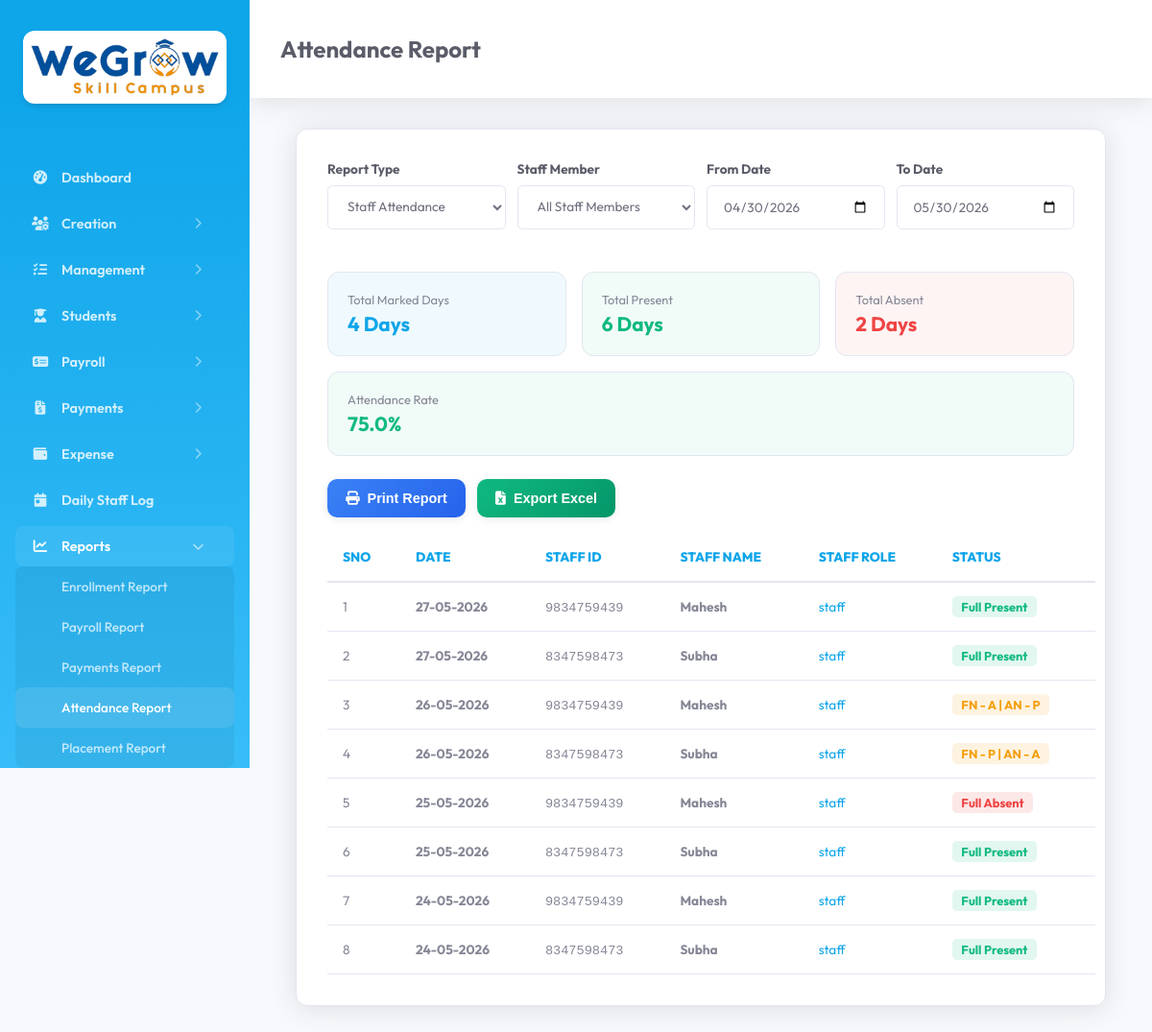
The page /report_attendance.php (signed in) on the database its author committed.
### tables this page shows
CREATE TABLE `tc_attendance` (
  `id` int(11) NOT NULL AUTO_INCREMENT,
  `created_date_time` datetime DEFAULT NULL,
  `updated_date_time` datetime DEFAULT NULL,
  `company_id` mediumtext DEFAULT NULL,
  `attendance_id` mediumtext DEFAULT NULL,
  `attendance_date` date DEFAULT NULL,
  `staff_id` mediumtext DEFAULT NULL,
  `staff_name` mediumtext DEFAULT NULL,
  `staff_number` mediumtext DEFAULT NULL,
  `staff_role` mediumtext DEFAULT NULL,
  `fn_present` mediumtext DEFAULT NULL,
  `an_present` mediumtext DEFAULT NULL,
  `present_code` mediumtext DEFAULT NULL,
  `deleted` int(11) NOT NULL DEFAULT 0,
  PRIMARY KEY (`id`)
);

### main/basic_functions.php (called while the page is built, shortened)
<?php
    class Basic_Functions extends Database {
        public $con;
        public function getQueryRecords($query, $params = []) {
            $con = $this->con;
            $stmt = $con->prepare($query);
            $stmt->execute($params);
            return $stmt->fetchAll();
        }
    }
?>

### report_attendance.php (the view, shortened to what this page needs)
<?php require_once 'common_file.php';
$from_page = 'Attendance Report';
$from_date = date('Y-m-d', strtotime('-30 days'));
$to_date = date('Y-m-d');
$report_type = 'staff';
$staff_id = '';
$student_id = '';
$attendance_data = [];
$total_present_days = 0;
$total_absent_days = 0;
$unique_dates = [];
$total_marked = 0;
if ($report_type === 'staff') {
    $where = "a.deleted = 0 AND a.company_id = :comp_id";
    $params = [':comp_id' => $_SESSION['company_id']];
    if (!empty($from_date)) {
        $where .= " AND a.attendance_date >= :from_date";
        $params[':from_date'] = $from_date;
    }
    if (!empty($to_date)) {
        $where .= " AND a.attendance_date <= :to_date";
        $params[':to_date'] = $to_date;
    }
    $query = "SELECT a.*
              FROM {$GLOBALS['attendance_table']} a
              WHERE $where
              ORDER BY a.attendance_date DESC, a.staff_name ASC";
    $attendance_data = $bf->getQueryRecords($query, $params);
}
if (!empty($attendance_data)) {
    foreach ($attendance_data as $row) {
        $total_marked++;
        $unique_dates[$row['attendance_date']] = true;
        switch ($row['present_code']) {
            case 'PP':
                $total_present_days += 1;
                break;
            case 'AA':
                $total_absent_days += 1;
                break;
            case 'PA':
            case 'AP':
                $total_present_days += 0.5;
                $total_absent_days += 0.5;
                break;
        }
    }
}
$total_days = count($unique_dates);
$attendance_rate = $total_marked > 0 ? ($total_present_days / $total_marked) * 100 : 0;
?>
<!DOCTYPE html>
<html lang="en">
<head>
    <link rel="stylesheet" href="assets/css/style.css">
</head>
<body>
    <?php include 'sidebar.php'; ?>
    <div class="main-content update_content">
        <div class="header">
            <h2><?php echo htmlspecialchars($from_page); ?></h2>
        </div>
        <div class="module-section">
            <div id="attendance_report_container">
                <form name="attendance_report_form" id="attendance_report_form" method="post">
                    <div class="filter-row">
                        <div class="form-group">
                            <label>Report Type</label>
                            <select name="report_type" id="report_type" class="form-input" onchange="onReportTypeChange()">
                                <option value="staff" <?php echo $report_type === 'staff' ? 'selected' : ''; ?>>Staff Attendance</option>
                            </select>
                        </div>
                        <div class="form-group" id="filter_staff" style="<?php echo $report_type === 'staff' ? '' : 'display:none;'; ?>">
                            <label>Staff Member</label>
                            <select name="staff_id" id="staff_id" class="form-input" onchange="getReport()">
                                <option value="">All Staff Members</option>
                            </select>
                        </div>
                        <div class="form-group">
                            <label>From Date</label>
                            <input type="date" name="from_date" id="from_date" class="form-input"
                                value="<?php echo $from_date; ?>" max="<?php echo date('Y-m-d'); ?>" onchange="getReport()">
                        </div>
                        <div class="form-group">
                            <label>To Date</label>
                            <input type="date" name="to_date" id="to_date" class="form-input"
                                value="<?php echo $to_date; ?>" max="<?php echo date('Y-m-d'); ?>" onchange="getReport()">
                        </div>
                    </div>
                </form>
                <div class="summary-cards" style="margin-top: 1.5rem;">
                    <div class="summary-card" style="background: rgba(14,165,233,0.06);">
                        <div class="label">Total Marked Days</div>
                        <div class="value" style="color: var(--primary);"><?php echo $total_days; ?> Days</div>
                    </div>
                    <div class="summary-card" style="background: rgba(16,185,129,0.06);">
                        <div class="label">Total Present</div>
                        <div class="value present-color"><?php echo $total_present_days; ?> Days</div>
                    </div>
                    <div class="summary-card" style="background: rgba(239,68,68,0.06);">
                        <div class="label">Total Absent</div>
                        <div class="value absent-color"><?php echo $total_absent_days; ?> Days</div>
                    </div>
                    <div class="summary-card" style="background: rgba(16,185,129,0.06);">
                        <div class="label">Attendance Rate</div>
                        <div class="value present-color"><?php echo number_format($attendance_rate, 1); ?>%</div>
                    </div>
                </div>
                <div class="report-actions">
                    <button type="button" class="btn-report btn-print"
                        onclick="window.open('reports/rpt_attendance_report.php?report_type=<?php echo $report_type; ?>&staff_id=<?php echo $staff_id; ?>&student_id=<?php echo $student_id; ?>&from_date=<?php echo $from_date; ?>&to_date=<?php echo $to_date; ?>', '_blank')">
                        <i class="fas fa-print"></i> Print Report
                    </button>
                    <button type="button" class="btn-report btn-excel"
                        onclick="getExcelReport();">
                        <i class="fas fa-file-excel"></i> Export Excel
                    </button>
                </div>
                <table class="responsive table table-bordered" id="attendance_report_table">
                    <thead>
                        <tr>
                            <th>Sno</th>
                            <th>Date</th>
                            <?php if ($report_type === 'staff'): ?>
                                <th>Staff ID</th>
                                <th>Staff Name</th>
                                <th>Staff Role</th>
                            <?php endif; ?>
                            <th>Status</th>
                        </tr>
                    </thead>
                    <tbody>
                        <?php
                            $sno = 1;
                            if(!empty($attendance_data)) {
                                foreach ($attendance_data as $row) {
                                    $status_badge = '';
                                    switch ($row['present_code']) {
                                        case 'PP':
                                            $status_badge = '<span class="status-badge" style="background: rgba(16,185,129,0.12); color: #10b981; font-weight: 700; padding: 0.2rem 0.6rem; border-radius: 0.3rem; font-size: 0.8rem;">Full Present</span>';
                                            break;
                                        case 'AA':
                                            $status_badge = '<span class="status-badge" style="background: rgba(239,68,68,0.12); color: #ef4444; font-weight: 700; padding: 0.2rem 0.6rem; border-radius: 0.3rem; font-size: 0.8rem;">Full Absent</span>';
                                            break;
                                        case 'PA':
                                            $status_badge = '<span class="status-badge" style="background: rgba(245,158,11,0.12); color: #f59e0b; font-weight: 700; padding: 0.2rem 0.6rem; border-radius: 0.3rem; font-size: 0.8rem;">FN - P | AN - A</span>';
                                            break;
                                        case 'AP':
                                            $status_badge = '<span class="status-badge" style="background: rgba(245,158,11,0.12); color: #f59e0b; font-weight: 700; padding: 0.2rem 0.6rem; border-radius: 0.3rem; font-size: 0.8rem;">FN - A | AN - P</span>';
                                            break;
                                    }
                        ?>
                                    <tr>
                                        <td><?php echo $sno++; ?></td>
                                        <td><strong><?php echo date('d-m-Y', strtotime($row['attendance_date'])); ?></strong></td>
                                        <?php if ($report_type === 'staff'): ?>
                                            <td><span style="font-family: monospace; color: var(--text-muted);"><?php echo htmlspecialchars($row['staff_number']); ?></span></td>
                                            <td><strong><?php echo htmlspecialchars($row['staff_name']); ?></strong></td>
                                            <td><span class="status-badge" style="background: var(--primary-light); color: var(--primary);"><?php echo htmlspecialchars($row['staff_role']); ?></span></td>
                                        <?php endif; ?>
                                        <td><?php echo $status_badge; ?></td>
                                    </tr>
                                <?php } ?>
                            <?php } else { ?>
                                <tr>
                                    <td colspan="7" style="text-align:center; padding: 2rem; color: var(--text-muted);">No attendance records found.</td>
                                </tr>
                        <?php } ?>
                    </tbody>
                </table>
            </div>
        </div>
    </div>
</body>
</html>

### rows shown on the page
tc_attendance: attendance_date "27-05-2026", staff_number "9834759439", staff_name "Mahesh", staff_role "staff", present_code "Full Present"
tc_attendance: attendance_date "27-05-2026", staff_number "8347598473", staff_name "Subha", staff_role "staff", present_code "Full Present"
tc_attendance: attendance_date "26-05-2026", staff_number "9834759439", staff_name "Mahesh", staff_role "staff", present_code "FN - A | AN - P"
tc_attendance: attendance_date "26-05-2026", staff_number "8347598473", staff_name "Subha", staff_role "staff", present_code "FN - P | AN - A"
tc_attendance: attendance_date "25-05-2026", staff_number "9834759439", staff_name "Mahesh", staff_role "staff", present_code "Full Absent"
tc_attendance: attendance_date "25-05-2026", staff_number "8347598473", staff_name "Subha", staff_role "staff", present_code "Full Present"
tc_attendance: attendance_date "24-05-2026", staff_number "9834759439", staff_name "Mahesh", staff_role "staff", present_code "Full Present"
tc_attendance: attendance_date "24-05-2026", staff_number "8347598473", staff_name "Subha", staff_role "staff", present_code "Full Present"

### other values the page prints
$modules[$page_key] "Dashboard"
$item['title'] "Creation"
$item['title'] "Management"
$item['title'] "Students"
$item['title'] "Payroll"
$item['title'] "Payments"
$item['title'] "Expense"
$modules[$page_key] "Daily Staff Log"
$item['title'] "Reports"
$modules[$page_key] "Enrollment Report"
$modules[$page_key] "Payroll Report"
$modules[$page_key] "Payments Report"
$modules[$page_key] "Attendance Report"
$modules[$page_key] "Placement Report"
$from_page "Attendance Report"
